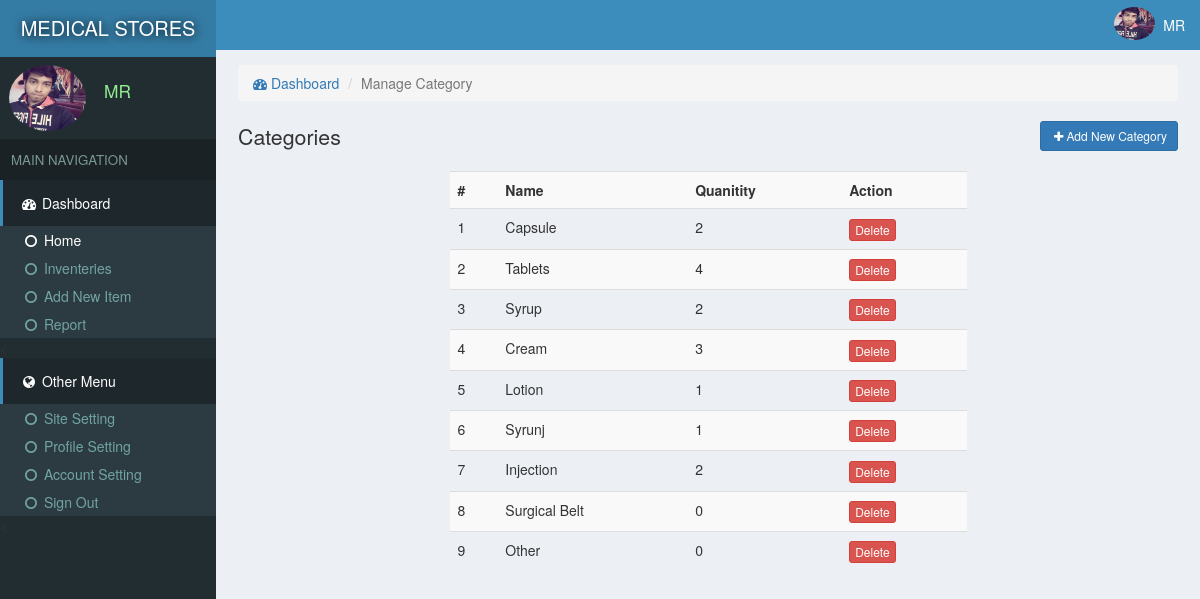
The app's page /manageCat.php (signed in) with its own data.
### tables this page shows
CREATE TABLE `site` (
  `id` int(11) NOT NULL,
  `title` varchar(222) NOT NULL,
  `name` varchar(222) NOT NULL
);

CREATE TABLE `users` (
  `id` int(11) NOT NULL,
  `email` varchar(222) NOT NULL,
  `password` varchar(222) NOT NULL,
  `name` varchar(222) NOT NULL,
  `pic` varchar(222) NOT NULL,
  `number` varchar(222) NOT NULL,
  `date` timestamp NOT NULL DEFAULT current_timestamp()
);

CREATE TABLE `categories` (
  `id` int(11) NOT NULL,
  `name` varchar(222) NOT NULL,
  `pic` varchar(111) NOT NULL,
  `details` varchar(333) NOT NULL,
  `date` timestamp NOT NULL DEFAULT current_timestamp()
);

### assets/db.php (called while the page is built, shortened)
<?php
    $con = new mysqli('localhost','root','','store');
    $array = $con->query("select * from users where id ='$_SESSION[userId]'");
    $user = $array->fetch_assoc();
?>

### manageCat.php (the view, shortened to what this page needs)
<?php require "assets/function.php" ?>
<?php require 'assets/db.php';?>
<!DOCTYPE html>
<html>
<head>
  <?php require "assets/autoloader.php" ?>
</head>
<body style="background: #ECF0F5;padding:0;margin:0">
<div class="dashboard" style="position: fixed;width: 18%;height: 100%;background:#222D32">
  <div style="background:#357CA5;padding: 14px 3px;color:white;font-size: 15pt;text-align: center;text-shadow: 1px 1px 11px black">
    <a href="index.php" style="color: white;text-decoration: none;"><?php echo strtoupper(siteName()); ?> </a>
  </div>
  <div class="flex" style="padding: 3px 7px;margin:5px 2px;">
    <div><img src="photo/<?php echo $user['pic'] ?>" class='img-circle' style='width: 77px;height: 66px'></div>
    <div style="color:lightgreen;font-size: 13pt;padding: 14px 7px;margin-left: 11px;"><?php echo ucfirst($user['name']); ?></div>
  </div>
  <div style="background: #1A2226;font-size: 10pt;padding: 11px;color: #79978F">MAIN NAVIGATION</div>
  <div>
    <div style="background:#1E282C;color: white;padding: 13px 17px;border-left: 3px solid #3C8DBC;"><span><i class="fa fa-dashboard fa-fw"></i> Dashboard</span></div>
    <div class="item">
      <ul class="nostyle zero">
        <a href="index.php"><li style="color: white"><i class="fa fa-circle-o fa-fw"></i> Home</li></a>
        <a href="inventeries.php"><li><i class="fa fa-circle-o fa-fw"></i> Inventeries</li></a>
       <a href="addnew.php"><li><i class="fa fa-circle-o fa-fw"></i> Add New Item</li></a>
        <a href="reports.php"><li><i class="fa fa-circle-o fa-fw"></i> Report</li></a>
      </ul><
    </div>
  </div>
  <div style="background:#1E282C;color: white;padding: 13px 17px;border-left: 3px solid #3C8DBC;"><span><i class="fa fa-globe fa-fw"></i> Other Menu</span></div>
  <div class="item">
      <ul class="nostyle zero">
        <a href="sitesetting.php"><li><i class="fa fa-circle-o fa-fw"></i> Site Setting</li></a>
       <a href="profile.php"><li><i class="fa fa-circle-o fa-fw"></i> Profile Setting</li></a>
        <a href="accountSetting.php"><li><i class="fa fa-circle-o fa-fw"></i> Account Setting</li></a>
        <a href="logout.php"><li><i class="fa fa-circle-o fa-fw"></i> Sign Out</li></a>
      </ul><
    </div>
</div>
<div class="marginLeft" >
  <div style="color:white;background:#3C8DBC" >
    <div class="pull-right flex rightAccount" style="padding-right: 11px;padding: 7px;">
      <div><img src="photo/<?php echo $user['pic'] ?>" style='width: 41px;height: 33px;' class='img-circle'></div>
      <div style="padding: 8px"><?php echo ucfirst($user['name']) ?></div>
    </div>
  </div>
  <div class="content2">
  	<ol class="breadcrumb ">
        <li><a href="index.php"><i class="fa fa-dashboard"></i> Dashboard</a></li>
        <li class="active">Manage Category</li>
    </ol>
    <div>
      <span style="font-size: 16pt;color: #333333">Categories </span>
      <button class="btn btn-primary btn-sm pull-right" data-toggle="modal" data-target="#addIn"><i class="fa fa-plus fa-fw"> </i>Add New Category</button>
    </div>
  <?php
  	$i=0;
    $array = $con->query("select * from categories");
    ?>
    <br>
    <table class="table table-hover table-striped " style="width: 55%;margin: auto;">
    	<tr>
    		<th>#</th>
    		<th>Name</th>
    		<th>Quanitity</th>
    		<th>Action</th>
    	</tr>
    <?php
    while ($row = $array->fetch_assoc())
    {
    	$i++;
      $array2 = $con->query("select count(*) as qty from inventeries where catId = '$row[id]'");
      $row2 = $array2->fetch_assoc();
  ?>
    <tr>
    	<td><?php echo $i ?></td>
    	<td><?php echo $row['name']; ?></td>
    	<td><?php echo $row2['qty']; ?></td>
    	<td><a href="delete.php?category=<?php echo $row['id'] ?>"><button class="btn btn-xs btn-danger">Delete</button></a></td>
    </tr>
  <?php
    }
    echo "</table>";
   ?>
  </div>
</div>
</body>
</html>

### records on screen
site: name "MEDICAL STORES"
users: pic (picture), name "MR"
categories: name "Capsule", qty "2"
categories: name "Tablets", qty "4"
categories: name "Syrup", qty "2"
categories: name "Cream", qty "3"
categories: name "Lotion", qty "1"
categories: name "Syrunj", qty "1"
categories: name "Injection", qty "2"
categories: name "Surgical Belt", qty "0"
categories: name "Other", qty "0"
